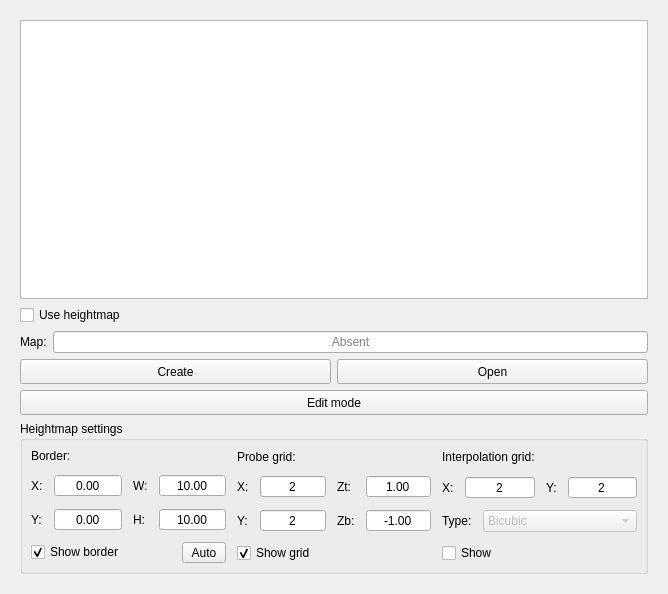
<?xml version="1.0" encoding="UTF-8"?>
<ui version="4.0">
 <class>HeightMapForm</class>
 <widget class="QWidget" name="HeightMapForm">
  <property name="geometry">
   <rect>
    <x>0</x>
    <y>0</y>
    <width>668</width>
    <height>594</height>
   </rect>
  </property>
  <property name="windowTitle">
   <string>Form</string>
  </property>
  <layout class="QVBoxLayout" name="verticalLayout">
   <item>
    <widget class="QWidget" name="widgetHeightMap" native="true">
     <layout class="QVBoxLayout" name="verticalLayout_3">
      <item>
       <widget class="QTableView" name="tblHeightMap">
        <property name="alternatingRowColors">
         <bool>true</bool>
        </property>
        <property name="selectionMode">
         <enum>QAbstractItemView::SingleSelection</enum>
        </property>
        <property name="gridStyle">
         <enum>Qt::DashLine</enum>
        </property>
        <attribute name="horizontalHeaderVisible">
         <bool>false</bool>
        </attribute>
        <attribute name="horizontalHeaderDefaultSectionSize">
         <number>60</number>
        </attribute>
        <attribute name="horizontalHeaderHighlightSections">
         <bool>false</bool>
        </attribute>
        <attribute name="verticalHeaderVisible">
         <bool>false</bool>
        </attribute>
       </widget>
      </item>
      <item>
       <layout class="QVBoxLayout" name="verticalLayout_2">
        <item>
         <widget class="QCheckBox" name="chkHeightMapUse">
          <property name="text">
           <string>Use heightmap</string>
          </property>
         </widget>
        </item>
        <item>
         <layout class="QHBoxLayout" name="horizontalLayout_22">
          <item>
           <widget class="QLabel" name="label_15">
            <property name="text">
             <string>Map:</string>
            </property>
           </widget>
          </item>
          <item>
           <widget class="QLineEdit" name="txtHeightMap">
            <property name="focusPolicy">
             <enum>Qt::NoFocus</enum>
            </property>
            <property name="text">
             <string/>
            </property>
            <property name="alignment">
             <set>Qt::AlignCenter</set>
            </property>
            <property name="readOnly">
             <bool>true</bool>
            </property>
            <property name="placeholderText">
             <string>Absent</string>
            </property>
           </widget>
          </item>
         </layout>
        </item>
        <item>
         <layout class="QHBoxLayout" name="horizontalLayout_21">
          <item>
           <widget class="StyledToolButton" name="cmdHeightMapCreate">
            <property name="sizePolicy">
             <sizepolicy hsizetype="Preferred" vsizetype="Fixed">
              <horstretch>0</horstretch>
              <verstretch>0</verstretch>
             </sizepolicy>
            </property>
            <property name="minimumSize">
             <size>
              <width>0</width>
              <height>25</height>
             </size>
            </property>
            <property name="text">
             <string>Create</string>
            </property>
           </widget>
          </item>
          <item>
           <widget class="StyledToolButton" name="cmdHeightMapLoad">
            <property name="sizePolicy">
             <sizepolicy hsizetype="Preferred" vsizetype="Fixed">
              <horstretch>0</horstretch>
              <verstretch>0</verstretch>
             </sizepolicy>
            </property>
            <property name="minimumSize">
             <size>
              <width>0</width>
              <height>25</height>
             </size>
            </property>
            <property name="text">
             <string>Open</string>
            </property>
           </widget>
          </item>
         </layout>
        </item>
        <item>
         <widget class="StyledToolButton" name="cmdHeightMapMode">
          <property name="sizePolicy">
           <sizepolicy hsizetype="Preferred" vsizetype="Fixed">
            <horstretch>0</horstretch>
            <verstretch>0</verstretch>
           </sizepolicy>
          </property>
          <property name="minimumSize">
           <size>
            <width>42</width>
            <height>25</height>
           </size>
          </property>
          <property name="text">
           <string>Edit mode</string>
          </property>
          <property name="checkable">
           <bool>true</bool>
          </property>
         </widget>
        </item>
       </layout>
      </item>
      <item>
       <widget class="QGroupBox" name="grpHeightMapSettings">
        <property name="title">
         <string>Heightmap settings</string>
        </property>
        <layout class="QHBoxLayout" name="horizontalLayout_20" stretch="1,1,1">
         <property name="spacing">
          <number>11</number>
         </property>
         <property name="leftMargin">
          <number>8</number>
         </property>
         <property name="topMargin">
          <number>8</number>
         </property>
         <property name="rightMargin">
          <number>8</number>
         </property>
         <property name="bottomMargin">
          <number>8</number>
         </property>
         <item>
          <layout class="QVBoxLayout" name="verticalLayout_18">
           <item>
            <widget class="QLabel" name="label_5">
             <property name="text">
              <string>Border:</string>
             </property>
            </widget>
           </item>
           <item>
            <layout class="QGridLayout" name="gridLayout">
             <item row="0" column="0">
              <widget class="QLabel" name="label_6">
               <property name="text">
                <string>X:</string>
               </property>
              </widget>
             </item>
             <item row="0" column="1">
              <widget class="QDoubleSpinBox" name="txtHeightMapBorderX">
               <property name="sizePolicy">
                <sizepolicy hsizetype="Expanding" vsizetype="Fixed">
                 <horstretch>0</horstretch>
                 <verstretch>0</verstretch>
                </sizepolicy>
               </property>
               <property name="locale">
                <locale language="C" country="AnyCountry"/>
               </property>
               <property name="alignment">
                <set>Qt::AlignCenter</set>
               </property>
               <property name="buttonSymbols">
                <enum>QAbstractSpinBox::NoButtons</enum>
               </property>
               <property name="minimum">
                <double>-999.000000000000000</double>
               </property>
               <property name="maximum">
                <double>999.000000000000000</double>
               </property>
              </widget>
             </item>
             <item row="1" column="3">
              <widget class="QDoubleSpinBox" name="txtHeightMapBorderHeight">
               <property name="sizePolicy">
                <sizepolicy hsizetype="Expanding" vsizetype="Fixed">
                 <horstretch>0</horstretch>
                 <verstretch>0</verstretch>
                </sizepolicy>
               </property>
               <property name="locale">
                <locale language="C" country="AnyCountry"/>
               </property>
               <property name="alignment">
                <set>Qt::AlignCenter</set>
               </property>
               <property name="buttonSymbols">
                <enum>QAbstractSpinBox::NoButtons</enum>
               </property>
               <property name="minimum">
                <double>-999.000000000000000</double>
               </property>
               <property name="maximum">
                <double>999.000000000000000</double>
               </property>
               <property name="value">
                <double>10.000000000000000</double>
               </property>
              </widget>
             </item>
             <item row="1" column="2">
              <widget class="QLabel" name="label_9">
               <property name="text">
                <string>H:</string>
               </property>
              </widget>
             </item>
             <item row="1" column="1">
              <widget class="QDoubleSpinBox" name="txtHeightMapBorderY">
               <property name="sizePolicy">
                <sizepolicy hsizetype="Expanding" vsizetype="Fixed">
                 <horstretch>0</horstretch>
                 <verstretch>0</verstretch>
                </sizepolicy>
               </property>
               <property name="locale">
                <locale language="C" country="AnyCountry"/>
               </property>
               <property name="alignment">
                <set>Qt::AlignCenter</set>
               </property>
               <property name="buttonSymbols">
                <enum>QAbstractSpinBox::NoButtons</enum>
               </property>
               <property name="minimum">
                <double>-999.000000000000000</double>
               </property>
               <property name="maximum">
                <double>999.000000000000000</double>
               </property>
              </widget>
             </item>
             <item row="1" column="0">
              <widget class="QLabel" name="label_7">
               <property name="text">
                <string>Y:</string>
               </property>
              </widget>
             </item>
             <item row="0" column="2">
              <widget class="QLabel" name="label_8">
               <property name="text">
                <string>W:</string>
               </property>
              </widget>
             </item>
             <item row="0" column="3">
              <widget class="QDoubleSpinBox" name="txtHeightMapBorderWidth">
               <property name="sizePolicy">
                <sizepolicy hsizetype="Expanding" vsizetype="Fixed">
                 <horstretch>0</horstretch>
                 <verstretch>0</verstretch>
                </sizepolicy>
               </property>
               <property name="locale">
                <locale language="C" country="AnyCountry"/>
               </property>
               <property name="alignment">
                <set>Qt::AlignCenter</set>
               </property>
               <property name="buttonSymbols">
                <enum>QAbstractSpinBox::NoButtons</enum>
               </property>
               <property name="minimum">
                <double>-999.000000000000000</double>
               </property>
               <property name="maximum">
                <double>999.000000000000000</double>
               </property>
               <property name="value">
                <double>10.000000000000000</double>
               </property>
              </widget>
             </item>
            </layout>
           </item>
           <item>
            <layout class="QHBoxLayout" name="horizontalLayout_18">
             <item>
              <widget class="QCheckBox" name="chkHeightMapBorderShow">
               <property name="text">
                <string>Show border</string>
               </property>
               <property name="checked">
                <bool>true</bool>
               </property>
              </widget>
             </item>
             <item>
              <widget class="StyledToolButton" name="cmdHeightMapBorderAuto">
               <property name="minimumSize">
                <size>
                 <width>44</width>
                 <height>18</height>
                </size>
               </property>
               <property name="text">
                <string>Auto</string>
               </property>
              </widget>
             </item>
            </layout>
           </item>
          </layout>
         </item>
         <item>
          <layout class="QVBoxLayout" name="verticalLayout_19">
           <item>
            <widget class="QLabel" name="label_10">
             <property name="text">
              <string>Probe grid:</string>
             </property>
            </widget>
           </item>
           <item>
            <layout class="QGridLayout" name="gridLayout_4">
             <item row="0" column="0">
              <widget class="QLabel" name="label_12">
               <property name="text">
                <string>X:</string>
               </property>
              </widget>
             </item>
             <item row="0" column="1">
              <widget class="QDoubleSpinBox" name="txtHeightMapGridX">
               <property name="sizePolicy">
                <sizepolicy hsizetype="Expanding" vsizetype="Fixed">
                 <horstretch>0</horstretch>
                 <verstretch>0</verstretch>
                </sizepolicy>
               </property>
               <property name="locale">
                <locale language="C" country="AnyCountry"/>
               </property>
               <property name="alignment">
                <set>Qt::AlignCenter</set>
               </property>
               <property name="buttonSymbols">
                <enum>QAbstractSpinBox::NoButtons</enum>
               </property>
               <property name="decimals">
                <number>0</number>
               </property>
               <property name="minimum">
                <double>2.000000000000000</double>
               </property>
               <property name="maximum">
                <double>1000.000000000000000</double>
               </property>
               <property name="value">
                <double>2.000000000000000</double>
               </property>
              </widget>
             </item>
             <item row="0" column="5">
              <widget class="QDoubleSpinBox" name="txtHeightMapGridZTop">
               <property name="sizePolicy">
                <sizepolicy hsizetype="Expanding" vsizetype="Fixed">
                 <horstretch>0</horstretch>
                 <verstretch>0</verstretch>
                </sizepolicy>
               </property>
               <property name="locale">
                <locale language="C" country="AnyCountry"/>
               </property>
               <property name="alignment">
                <set>Qt::AlignCenter</set>
               </property>
               <property name="buttonSymbols">
                <enum>QAbstractSpinBox::NoButtons</enum>
               </property>
               <property name="minimum">
                <double>-999.000000000000000</double>
               </property>
               <property name="maximum">
                <double>999.000000000000000</double>
               </property>
               <property name="value">
                <double>1.000000000000000</double>
               </property>
              </widget>
             </item>
             <item row="1" column="5">
              <widget class="QDoubleSpinBox" name="txtHeightMapGridZBottom">
               <property name="sizePolicy">
                <sizepolicy hsizetype="Expanding" vsizetype="Fixed">
                 <horstretch>0</horstretch>
                 <verstretch>0</verstretch>
                </sizepolicy>
               </property>
               <property name="locale">
                <locale language="C" country="AnyCountry"/>
               </property>
               <property name="alignment">
                <set>Qt::AlignCenter</set>
               </property>
               <property name="buttonSymbols">
                <enum>QAbstractSpinBox::NoButtons</enum>
               </property>
               <property name="minimum">
                <double>-999.000000000000000</double>
               </property>
               <property name="maximum">
                <double>999.000000000000000</double>
               </property>
               <property name="value">
                <double>-1.000000000000000</double>
               </property>
              </widget>
             </item>
             <item row="1" column="1">
              <widget class="QDoubleSpinBox" name="txtHeightMapGridY">
               <property name="sizePolicy">
                <sizepolicy hsizetype="Expanding" vsizetype="Fixed">
                 <horstretch>0</horstretch>
                 <verstretch>0</verstretch>
                </sizepolicy>
               </property>
               <property name="locale">
                <locale language="C" country="AnyCountry"/>
               </property>
               <property name="alignment">
                <set>Qt::AlignCenter</set>
               </property>
               <property name="buttonSymbols">
                <enum>QAbstractSpinBox::NoButtons</enum>
               </property>
               <property name="decimals">
                <number>0</number>
               </property>
               <property name="minimum">
                <double>2.000000000000000</double>
               </property>
               <property name="maximum">
                <double>1000.000000000000000</double>
               </property>
               <property name="value">
                <double>2.000000000000000</double>
               </property>
              </widget>
             </item>
             <item row="1" column="3">
              <widget class="QLabel" name="label_11">
               <property name="text">
                <string>Zb:</string>
               </property>
              </widget>
             </item>
             <item row="1" column="0">
              <widget class="QLabel" name="label_13">
               <property name="text">
                <string>Y:</string>
               </property>
              </widget>
             </item>
             <item row="0" column="3">
              <widget class="QLabel" name="label_14">
               <property name="text">
                <string>Zt:</string>
               </property>
              </widget>
             </item>
            </layout>
           </item>
           <item>
            <layout class="QHBoxLayout" name="horizontalLayout_19">
             <item>
              <widget class="QCheckBox" name="chkHeightMapGridShow">
               <property name="text">
                <string>Show grid</string>
               </property>
               <property name="checked">
                <bool>true</bool>
               </property>
              </widget>
             </item>
             <item>
              <spacer name="horizontalSpacer_6">
               <property name="orientation">
                <enum>Qt::Horizontal</enum>
               </property>
               <property name="sizeHint" stdset="0">
                <size>
                 <width>40</width>
                 <height>1</height>
                </size>
               </property>
              </spacer>
             </item>
            </layout>
           </item>
          </layout>
         </item>
         <item>
          <layout class="QVBoxLayout" name="verticalLayout_20">
           <item>
            <widget class="QLabel" name="label_16">
             <property name="text">
              <string>Interpolation grid:</string>
             </property>
            </widget>
           </item>
           <item>
            <layout class="QGridLayout" name="gridLayout_6">
             <item row="1" column="2">
              <widget class="QLabel" name="label_19">
               <property name="text">
                <string>Y:</string>
               </property>
              </widget>
             </item>
             <item row="1" column="0">
              <widget class="QLabel" name="label_18">
               <property name="text">
                <string>X:</string>
               </property>
              </widget>
             </item>
             <item row="1" column="1">
              <widget class="QDoubleSpinBox" name="txtHeightMapInterpolationStepX">
               <property name="sizePolicy">
                <sizepolicy hsizetype="Expanding" vsizetype="Fixed">
                 <horstretch>0</horstretch>
                 <verstretch>0</verstretch>
                </sizepolicy>
               </property>
               <property name="locale">
                <locale language="C" country="AnyCountry"/>
               </property>
               <property name="alignment">
                <set>Qt::AlignCenter</set>
               </property>
               <property name="buttonSymbols">
                <enum>QAbstractSpinBox::NoButtons</enum>
               </property>
               <property name="decimals">
                <number>0</number>
               </property>
               <property name="minimum">
                <double>2.000000000000000</double>
               </property>
               <property name="maximum">
                <double>1000.000000000000000</double>
               </property>
               <property name="value">
                <double>2.000000000000000</double>
               </property>
              </widget>
             </item>
             <item row="1" column="3">
              <widget class="QDoubleSpinBox" name="txtHeightMapInterpolationStepY">
               <property name="sizePolicy">
                <sizepolicy hsizetype="Expanding" vsizetype="Fixed">
                 <horstretch>0</horstretch>
                 <verstretch>0</verstretch>
                </sizepolicy>
               </property>
               <property name="locale">
                <locale language="C" country="AnyCountry"/>
               </property>
               <property name="alignment">
                <set>Qt::AlignCenter</set>
               </property>
               <property name="buttonSymbols">
                <enum>QAbstractSpinBox::NoButtons</enum>
               </property>
               <property name="decimals">
                <number>0</number>
               </property>
               <property name="minimum">
                <double>2.000000000000000</double>
               </property>
               <property name="maximum">
                <double>1000.000000000000000</double>
               </property>
               <property name="value">
                <double>2.000000000000000</double>
               </property>
              </widget>
             </item>
            </layout>
           </item>
           <item>
            <layout class="QHBoxLayout" name="horizontalLayout_23" stretch="0,0">
             <item>
              <widget class="QLabel" name="label_17">
               <property name="text">
                <string>Type:</string>
               </property>
              </widget>
             </item>
             <item>
              <widget class="QComboBox" name="cboHeightMapInterpolationType">
               <property name="enabled">
                <bool>false</bool>
               </property>
               <property name="sizePolicy">
                <sizepolicy hsizetype="Expanding" vsizetype="Fixed">
                 <horstretch>0</horstretch>
                 <verstretch>0</verstretch>
                </sizepolicy>
               </property>
               <item>
                <property name="text">
                 <string>Bicubic</string>
                </property>
               </item>
              </widget>
             </item>
            </layout>
           </item>
           <item>
            <layout class="QHBoxLayout" name="horizontalLayout_24">
             <item>
              <widget class="QCheckBox" name="chkHeightMapInterpolationShow">
               <property name="text">
                <string>Show</string>
               </property>
              </widget>
             </item>
             <item>
              <spacer name="horizontalSpacer_8">
               <property name="orientation">
                <enum>Qt::Horizontal</enum>
               </property>
               <property name="sizeHint" stdset="0">
                <size>
                 <width>40</width>
                 <height>1</height>
                </size>
               </property>
              </spacer>
             </item>
            </layout>
           </item>
          </layout>
         </item>
        </layout>
       </widget>
      </item>
     </layout>
    </widget>
   </item>
  </layout>
 </widget>
 <customwidgets>
  <customwidget>
   <class>StyledToolButton</class>
   <extends>QToolButton</extends>
   <header location="global">View/Widgets/StyledToolButton.h</header>
  </customwidget>
 </customwidgets>
 <resources/>
 <connections/>
</ui>
